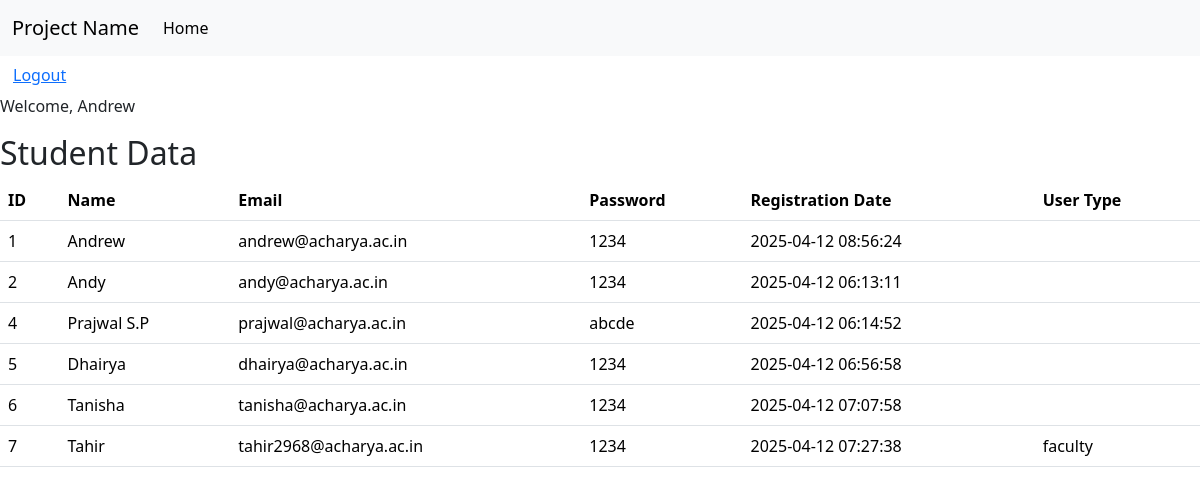
Page /dashboard.php (signed in) on the committed database.
### tables this page shows
CREATE TABLE `students` (
  `id` int(6) UNSIGNED NOT NULL,
  `studentname` varchar(255) NOT NULL,
  `email` varchar(50) NOT NULL,
  `password` varchar(255) NOT NULL,
  `reg_date` timestamp NOT NULL DEFAULT current_timestamp() ON UPDATE current_timestamp(),
  `usertype` varchar(255) NOT NULL
);

### dashboard.php (the view, shortened to what this page needs)
<?php
include 'connection.php';
if(!$_SESSION['userid'])
{
    header("Location: index.php");
    exit();
}
else
{
?>
<!doctype html>
<html lang="en">
  <head>
    <link href="https://cdn.jsdelivr.net/npm/bootstrap@5.3.5/dist/css/bootstrap.min.css" rel="stylesheet">
  </head>
  <body>
 <nav class="navbar navbar-expand-lg bg-body-tertiary">
  <div class="container-fluid">
    <a class="navbar-brand" href="#">Project Name</a>
    <div class="collapse navbar-collapse" id="navbarNavDropdown">
    <ul class="navbar-nav">
        <li class="nav-item">
          <a class="nav-link active" aria-current="page" href="#">Home</a>
        </li>
      </ul>
    </div>
    </div>
</nav>
<a href="logout.php" class="btn btn-link">Logout</a>
<p>  <?php echo "Welcome, ".$_SESSION['username'];  ?> </p>
<h2>Student Data</h2>
<table class="table">
  <tr>
  <th>ID</th>
    <th>Name</th>
    <th>Email</th>
    <th>Password</th>
    <th>Registration Date</th>
    <th>User Type</th>
</tr>
<?php
$result = mysqli_query($conn, "SELECT * FROM students");
 if(mysqli_num_rows($result) > 0)
    while($row = mysqli_fetch_array($result))
    {
        echo "<tr> <td>".$row[0]."</td><td>".$row[1]."</td><td>".$row[2]."</td><td>".$row[3]."</td><td>".$row[4]."</td><td>".$row[5]."</td>  </tr>";
    }
?>
</table>
</body>
</html>
<?php
    }
?>

### rows in the picture
students: id "1", studentname "Andrew", email "andrew@acharya.ac.in", password "1234", reg_date "2025-04-12 08:56:24"
students: id "2", studentname "Andy", email "andy@acharya.ac.in", password "1234", reg_date "2025-04-12 06:13:11"
students: id "4", studentname "Prajwal S.P", email "prajwal@acharya.ac.in", password "abcde", reg_date "2025-04-12 06:14:52"
students: id "5", studentname "Dhairya", email "dhairya@acharya.ac.in", password "1234", reg_date "2025-04-12 06:56:58"
students: id "6", studentname "Tanisha", email "tanisha@acharya.ac.in", password "1234", reg_date "2025-04-12 07:07:58"
students: id "7", studentname "Tahir", email "tahir2968@acharya.ac.in", password "1234", reg_date "2025-04-12 07:27:38", usertype "faculty"

### other values in the picture
$_SESSION['username'] "Andrew"
